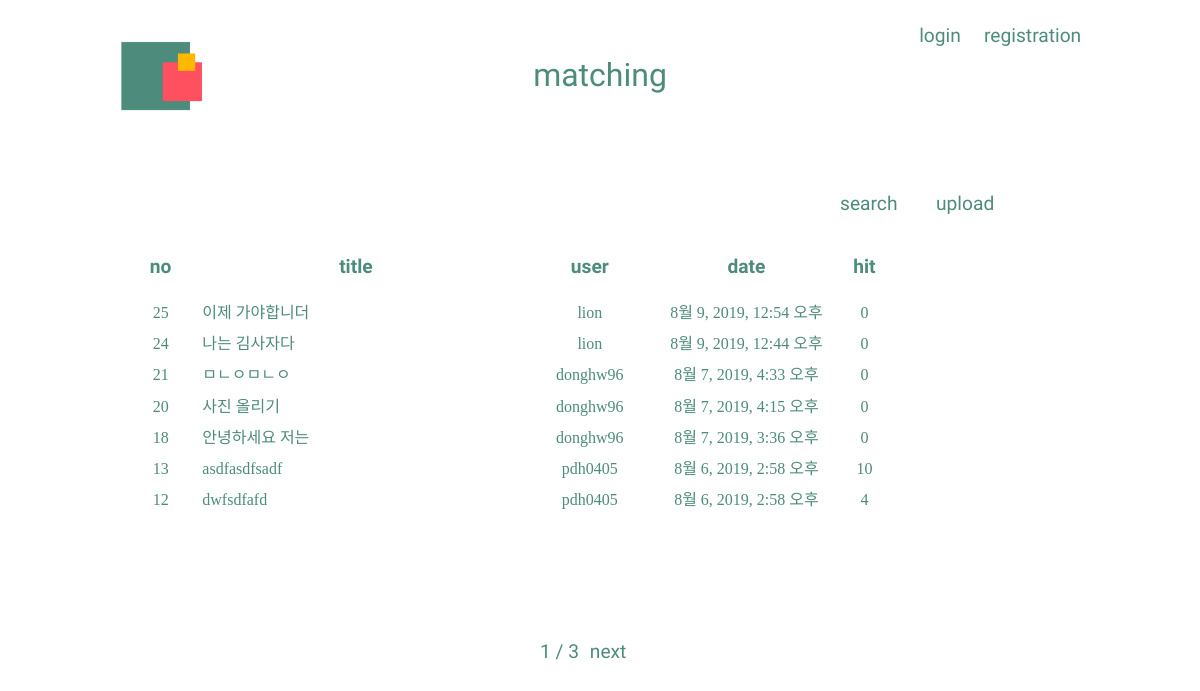
Screenshot of /blog/ with the database file from the repository.
### blog/models.py (models this page shows, shortened)
class Post(models.Model):
    writer = models.CharField(max_length=100)
    post_date = models.DateTimeField(auto_now_add=True)
    post_title = models.CharField(max_length=100)
    post_contents = RichTextUploadingField()
    post_hit = models.PositiveIntegerField(default=0)
    class Meta:
        ordering = ['-id']
    def get_absolute_url(self):
        return reverse_lazy('post_detail', args=[str(self.id)])

### blog/views.py (the view)
# urls.py: path('', views.PostListView.as_view(), name='board_index'),
class PostListView(generic.ListView):
    model = Post
    paginate_by = 7

### blog/templates/blog/post_list.html (shortened to what this page needs)
{% extends './base.html' %}
{% block content %}
    <table class="table">
        <thead>
            <tr>
                <th>no</th>
                <th>title</th>
                <th>user</th>
                <th>date</th>
                <th>hit</th>
            </tr>
            <tr>
                <th></th>
                <th></th>
                <th></th>
                <th></th>
                <th></th>
            </tr>
        </thead>
        <tbody>
            {% if post_list %}
                {% for post in post_list %}
                    <tr>
                        <td id="id">{{ post.id }}</td>
                        <td id="board_title"><a href="{{ post.get_absolute_url }}">{{ post.post_title|truncatewords:"2" }}</a></td>
                        <td id="user">{{ post.writer}}</td>
                        <td id="date">{{ post.post_date }}</td>
                        <td id="hit">{{ post.post_hit }}</td>
                    </tr>
                {% endfor %}
            {% else %}
                <p class="m">아직 게시물이 없습니다!</p>
            {% endif %}
        </tbody>
    </table>
{% endblock %}

### blog/static/css/blog.css (style rules this page uses)
body { margin: 0; padding: 0; }
.table > thead > tr > th { font-family: 'Lacquer', sans-serif; color: rgb(77,139,124); font-size: 1.2em; text-align: center; }
thead { line-height: 3em; }
tbody { margin-top: 10%; color: rgb(77,139,124); line-height: 1.7em; }
#id { width: 10%; text-align: center; }
#board_title { width: 40%; }
#board_title > a { text-decoration: none; text-overflow: ellipsis; color: rgb(77,139,124); }
#user { width: 20%; text-align: center; }
#date { width: 20%; text-align: center; }
#hit { width: 10%; text-align: center; }

### rows the page displays
Post: id "25", post_title "이제 가야합니더", writer "lion", post_date "8월 9, 2019, 12:54 오후", post_hit "0"
Post: id "24", post_title "나는 김사자다", writer "lion", post_date "8월 9, 2019, 12:44 오후", post_hit "0"
Post: id "21", post_title "ㅁㄴㅇㅁㄴㅇ", writer "donghw96", post_date "8월 7, 2019, 4:33 오후", post_hit "0"
Post: id "20", post_title "사진 올리기", writer "donghw96", post_date "8월 7, 2019, 4:15 오후", post_hit "0"
Post: id "18", post_title "안녕하세요 저는", writer "donghw96", post_date "8월 7, 2019, 3:36 오후", post_hit "0"
Post: id "13", post_title "asdfasdfsadf", writer "pdh0405", post_date "8월 6, 2019, 2:58 오후", post_hit "10"
Post: id "12", post_title "dwfsdfafd", writer "pdh0405", post_date "8월 6, 2019, 2:58 오후", post_hit "4"

### other values shown
{{ page_obj.number }} "1"
{{ page_obj.paginator.num_pages }} "3"
